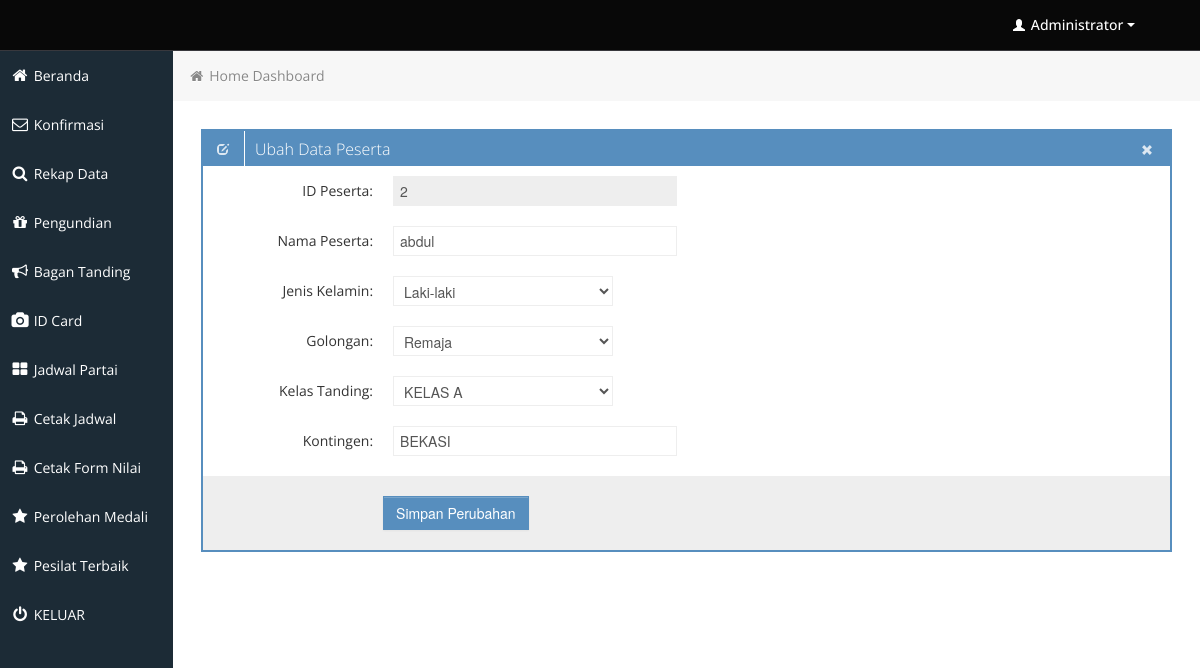
Screenshot of /backend/admin_edit_peserta.php?ID_peserta=2 (signed in) with the database file from the repository.
### tables this page shows
CREATE TABLE `peserta` (
  `ID_peserta` int(11) NOT NULL,
  `nm_lengkap` varchar(35) NOT NULL,
  `jenis_kelamin` varchar(15) NOT NULL,
  `tpt_lahir` varchar(55) NOT NULL,
  `tgl_lahir` date NOT NULL,
  `tb` int(11) NOT NULL,
  `bb` int(11) NOT NULL,
  `kelas` varchar(21) NOT NULL,
  `asal_sekolah` varchar(55) NOT NULL,
  `kategori_tanding` varchar(10) NOT NULL,
  `golongan` varchar(15) NOT NULL,
  `kode_gr` varchar(32) NOT NULL,
  `kelas_tanding_FK` varchar(4) NOT NULL,
  `kontingen` varchar(100) NOT NULL,
  `foto` varchar(128) NOT NULL,
  `ktp` varchar(128) NOT NULL,
  `akta_lahir` varchar(128) NOT NULL,
  `ijazah` varchar(128) NOT NULL,
  `status` varchar(15) NOT NULL,
  `role` varchar(20) DEFAULT NULL,
  `email` varchar(100) DEFAULT NULL,
  `password` varchar(255) DEFAULT NULL
);

CREATE TABLE `kelastanding` (
  `ID_kelastanding` int(11) NOT NULL,
  `nm_kelastanding` varchar(21) NOT NULL
);

### backend/admin_edit_peserta.php (the view, shortened to what this page needs)
<?php
	include('includes/connection.php');
	$ID_peserta = mysqli_real_escape_string($koneksi, $_GET["ID_peserta"]);
	$sqlpeserta ="SELECT * FROM peserta
					WHERE peserta.ID_peserta = '$ID_peserta' ";
	$datapeserta = mysqli_query($koneksi, $sqlpeserta);
	$peserta = mysqli_fetch_array($datapeserta);
	$sqlkelastanding = "SELECT * FROM kelastanding ORDER BY nm_kelastanding ASC;";
	$carikelas = mysqli_query($koneksi, $sqlkelastanding);
?>
			<div class="row-fluid sortable">
				<div class="box span12">
					<div class="box-header" data-original-title>
						<h2><i class="halflings-icon white edit"></i><span class="break"></span>Ubah Data Peserta</h2>
						<div class="box-icon">
							<a href="users.php" class="btn-close"><i class="halflings-icon white remove"></i></a>
						</div>
					</div>
					<div class="box-content">
						<form class="form-horizontal" method="post" action="admin_do_edit_peserta.php">
							<fieldset>
							  <div class="control-group">
								<label class="control-label" for="focusedInput">ID Peserta:</label>
								<div class="controls">
								  <input class="input-xlarge focused" name="ID_peserta" id="focusedInput" readonly="1" type="text" placeholder="Username"
								  value="<?php echo $ID_peserta; ?>">
								</div>
							  </div>
							  <div class="control-group">
								<label class="control-label" for="focusedInput">Nama Peserta:</label>
								<div class="controls">
								  <input class="input-xlarge focused" name="nama" id="focusedInput" type="text" value="<?php echo $peserta["nm_lengkap"]; ?>">
								</div>
							  </div>
							  <div class="control-group">
								<label class="control-label" for="focusedInput">Jenis Kelamin:</label>
								<div class="controls">
								  	<select class="form-control" name="jenis_kelamin" id="jenis_kelamin">
								     	<option value="Laki-laki" <?php if($peserta["golongan"]=="Laki-laki") { echo "selected"; } ?>>Laki-laki</option>
								     </select>
								</div>
							  </div>
							   <div class="control-group">
								<label class="control-label" for="focusedInput">Golongan:</label>
								<div class="controls">
								  	<select class="form-control" name="golongan" id="golongan">
										<option value="Remaja" <?php if($peserta["golongan"]=="Remaja") { echo "selected"; } ?>>Remaja</option>
								    </select>
								</div>
							  </div>
							  <div class="control-group">
								<label class="control-label" for="focusedInput">Kelas Tanding:</label>
								<div class="controls">
								  	<select class="form-control" name="kelas_tanding" id="kelas_tanding">
								    	<?php while($kelastanding = mysqli_fetch_array($carikelas)) { ?>
										<option value="<?php echo $kelastanding[0]; ?>" <?php if($kelastanding[0] == $peserta["kelas_tanding_FK"]) { echo "selected"; } ?>><?php echo $kelastanding[1]; ?></option>
										<?php } ?>
								    </select>
								</div>
							  </div>
							  <div class="control-group">
								<label class="control-label" for="focusedInput">Kontingen:</label>
								<div class="controls">
								  <input class="input-xlarge focused" name="kontingen" id="focusedInput" type="text" value="<?php echo $peserta["kontingen"] ?>">
								</div>
							  </div>
							  <div class="form-actions">
								<button type="submit" onclick="return confirmUpdate()" class="btn btn-primary">Simpan Perubahan</button>
							  </div>
							</fieldset>
						</form>
					</div>
				</div>
			</div>

### backend/css/style.css (style rules this page uses)
body { background: #F5F5F5; color: #333; border: none; font-family: 'Open Sans', sans-serif; font-weight: 400; }
a { color: #646464; }
h2 { font-size: 16px; line-height: 16px; }
.box { border: 2px solid #578EBE; background: #fff !important; margin-bottom: 28px; }
.box-header { height: 16px; font-size: 16px; line-height: 16px; padding: 10px; background: #578EBE; -webkit-box-shadow: none; -moz-box-shadow: none; box-shadow: none; overflow: hidden; }
.box-header h2 { float:left; margin-top: 0px; font-weight: 300; }
.box-header .box-icon, .box-header h2 { color:#fff; }
.box-header h2 i { margin: 0px 3px 0px 4px; opacity: .8; filter: alpha(opacity=80); -ms-filter:"progid:DXImageTransform.Microsoft.Alpha(Opacity=80)"; }
.box-header .box-icon { float:right; margin-top: 1px; }
.box-header .box-icon i { -webkit-transition: all 0.1s ease-in-out; -moz-transition: all 0.1s ease-in-out; -o-transition: all 0.1s ease-in-out; -ms-transition: all 0.1s ease-in-out; transition: all 0.1s ease-in-out; opacity: .8; filter: alpha(opacity=80); -ms-filter:"progid:DXImageTransform.Microsoft.Alpha(Opacity=80)"; }
.box-header .box-icon a { margin: 0px 5px; }
.box-content { position: relative; z-index: 50; margin-top: -1px; padding: 10px; background: #fff !important; }
.form-actions { padding: 19px 20px 20px; margin: 20px -10px -30px -10px; background-color: #eee; border-top: 1px solid #eee; *zoom: 1; }
.form-actions:before, .form-actions:after { display: table; line-height: 0; content: ""; }
.form-actions:after { clear: both; }
.btn { display: inline-block; padding: 6px 12px; margin-bottom: 0; font-size: 14px; font-weight: 500; line-height: 20px; text-align: center; white-space: nowrap; vertical-align: middle; cursor: pointer; border: 1px solid #a7a9aa; -webkit-border-radius: 0px !important; border-radius: 0px !important; }
.btn { color: #ffffff; background-color: #a7a9aa; border-color: #a7a9aa; background-image: none; filter: none; text-shadow: none; }
.btn-primary { background-color: #578EBE; border-color: #578EBE; }

### backend/css/halflings.css (style rules this page uses)
html, html .halflings { -webkit-font-smoothing: antialiased !important; }
.halflings-icon { display: inline-block; width: 14px; height: 14px; line-height: 14px; vertical-align: text-top; background-image: url(../img/glyphicons_halflings.svg); background-position: 0 0; background-repeat: no-repeat; vertical-align: top; *display: inline; *zoom: 1; *margin-right: .3em; }
.halflings-icon.white { background-image: url(../img/glyphicons_halflings-white.svg); }
.halflings-icon.remove { background-position: -312px 0; }
.halflings-icon.edit { background-position: -96px -72px; }

### rows the page displays
peserta: nama "abdul", golongan "Remaja", kelas_tanding "KELAS A", kontingen "BEKASI"
